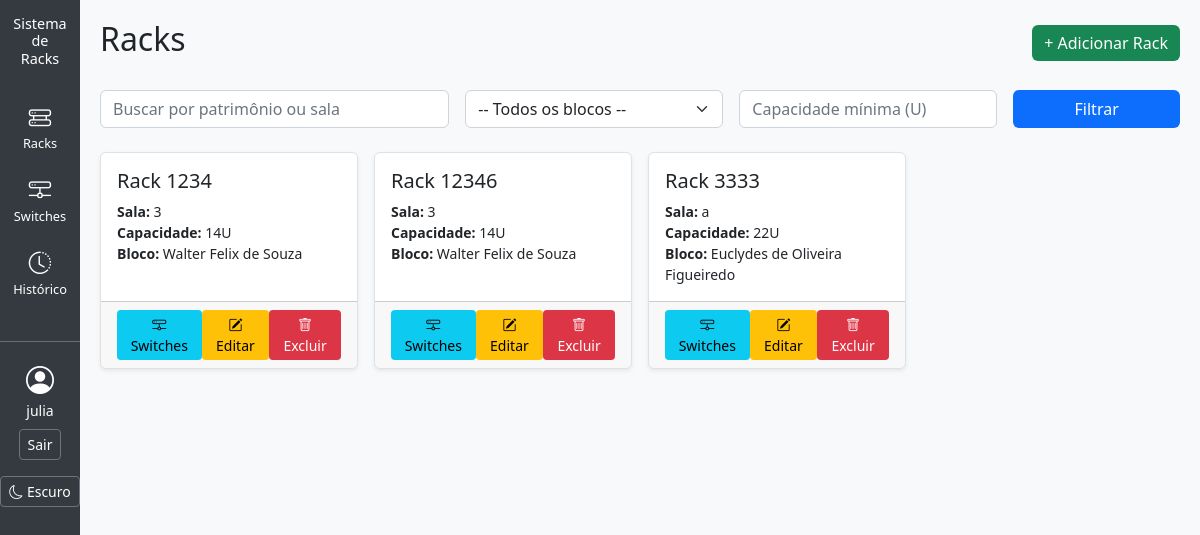
The page /inventario/ (signed in) on the database as committed earlier.
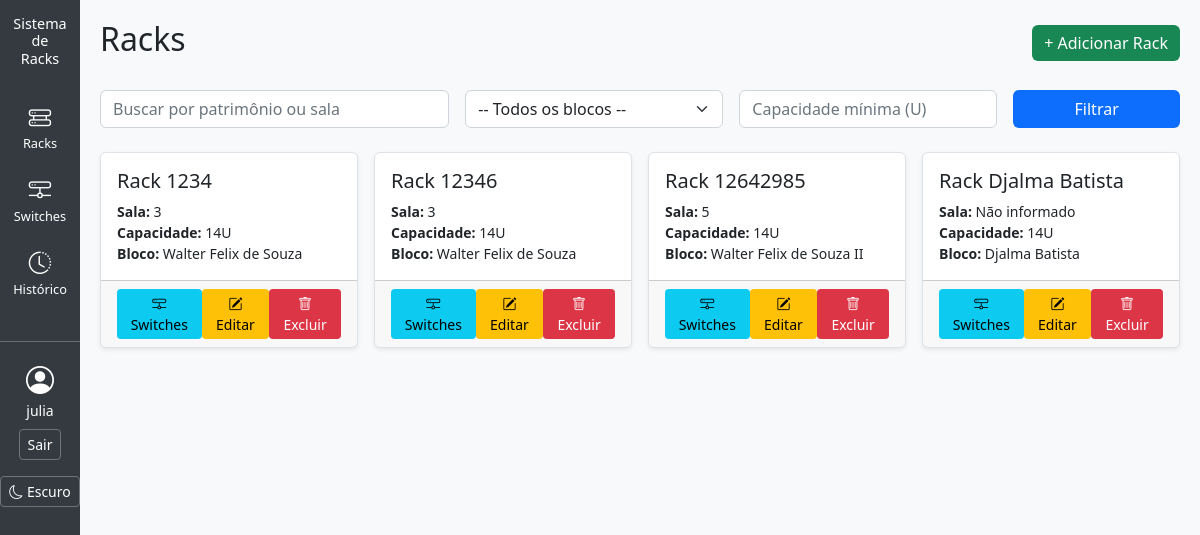
The same page on the database as committed later.
### inventario/models.py (models this page shows, shortened)
class Rack(models.Model):
    id = models.AutoField(primary_key=True)
    num_patrimonio = models.CharField(max_length=50, unique=True, blank=True, null=True)
    capacidade_u = models.IntegerField(blank=False, null=False)
    sala = models.CharField(max_length=100, blank=True, null=True)
    id_bloco = models.ForeignKey(Bloco, on_delete=models.CASCADE, related_name="racks", null=False, blank=True)

class Bloco(models.Model):
    nome_bloco = models.CharField(max_length=100)

### inventario/views.py (the view)
# urls.py: path("", views.rack_list, name="inventario_home"),
@login_required
def rack_list(request):
    racks = Rack.objects.all()
    blocos = Bloco.objects.all()
    q = request.GET.get("q")
    bloco_id = request.GET.get("bloco")
    capacidade_min = request.GET.get("capacidade")
    if q:
        racks = racks.filter(num_patrimonio__icontains=q) | racks.filter(sala__icontains=q)
    if bloco_id:
        racks = racks.filter(id_bloco__id=bloco_id)
    if capacidade_min:
        racks = racks.filter(capacidade_u__gte=capacidade_min)
    return render(request, "rack_list.html", {"racks": racks, "blocos": blocos})

### templates/rack_list.html (shortened to what this page needs)
{% extends "base.html" %}
{% block content %}
<div class="d-flex justify-content-between align-items-center mb-4">
    <h2>Racks</h2>
    <a href="{% url 'rack_create' %}" class="btn btn-success">+ Adicionar Rack</a>
</div>
<form method="get" class="row g-3 mb-4">
    <div class="col-md-4">
        <input type="text" name="q" class="form-control" placeholder="Buscar por patrimônio ou sala"
               value="{{ request.GET.q }}">
    </div>
    <div class="col-md-3">
        <select name="bloco" class="form-select">
            <option value="">-- Todos os blocos --</option>
        </select>
    </div>
    <div class="col-md-3">
        <input type="number" name="capacidade" class="form-control" placeholder="Capacidade mínima (U)"
               value="{{ request.GET.capacidade }}">
    </div>
    <div class="col-md-2 d-grid">
        <button type="submit" class="btn btn-primary">Filtrar</button>
    </div>
</form>
<div class="row row-cols-1 row-cols-md-4 g-3">
    {% for rack in racks %}
    <div class="col">
        <div class="card shadow-sm h-100">
            <div class="card-body">
                <h5 class="card-title">Rack {% if rack.num_patrimonio %} {{ rack.num_patrimonio }} {%else%} {{ rack.id_bloco.nome_bloco }} {% endif %}</h5>
                <p class="card-text small">
                    <strong>Sala:</strong> {{ rack.sala|default:"Não informado" }} <br>
                    <strong>Capacidade:</strong> {{ rack.capacidade_u|default:"-" }}U <br>
                    <strong>Bloco:</strong> {{ rack.id_bloco.nome_bloco }}
                </p>
            </div>
            <div class="card-footer d-flex justify-content-around">
                <a href="{% url 'switches_por_rack' rack.id %}" class="btn btn-info btn-sm" title="Ver Switches">
                    <i class="bi bi-hdd-network"></i> Switches
                </a>
                <a href="{% url 'rack_update' rack.id %}" class="btn btn-warning btn-sm" title="Editar Rack">
                    <i class="bi bi-pencil-square"></i> Editar
                </a>
                <a href="{% url 'rack_delete' rack.id %}" class="btn btn-danger btn-sm" title="Excluir Rack">
                    <i class="bi bi-trash"></i> Excluir
                </a>
            </div>
        </div>
    </div>
    {% empty %}
    <div class="col">
        <div class="alert alert-info">Nenhum rack cadastrado.</div>
    </div>
    {% endfor %}
</div>
{% endblock %}

Rows that differ between the two databases and show on the page:
removed Rack: num_patrimonio "3333", sala "a", capacidade_u "22", id_bloco.nome_bloco "Euclydes de Oliveira Figueiredo"
added Rack: num_patrimonio "12642985", sala "5", capacidade_u "14", id_bloco.nome_bloco "Walter Felix de Souza II"
added Rack: id_bloco.nome_bloco "Djalma Batista", sala "Não informado", capacidade_u "14"
